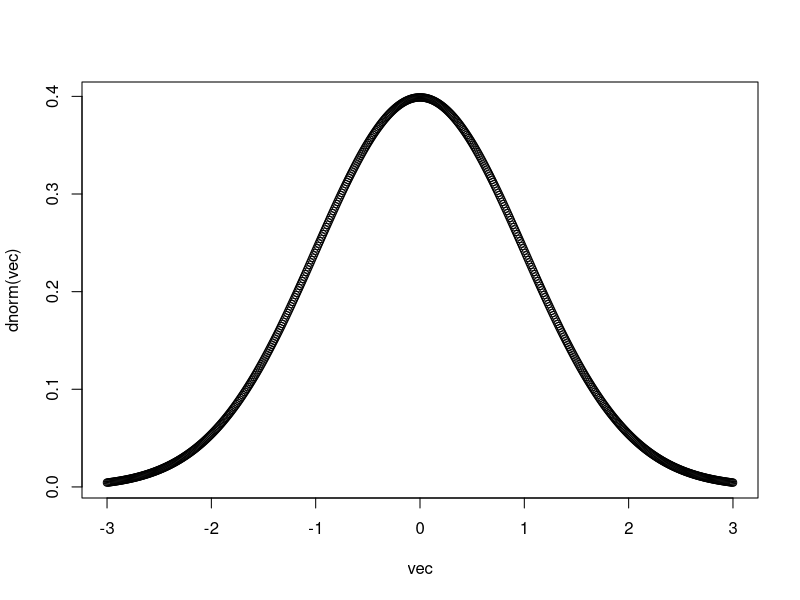
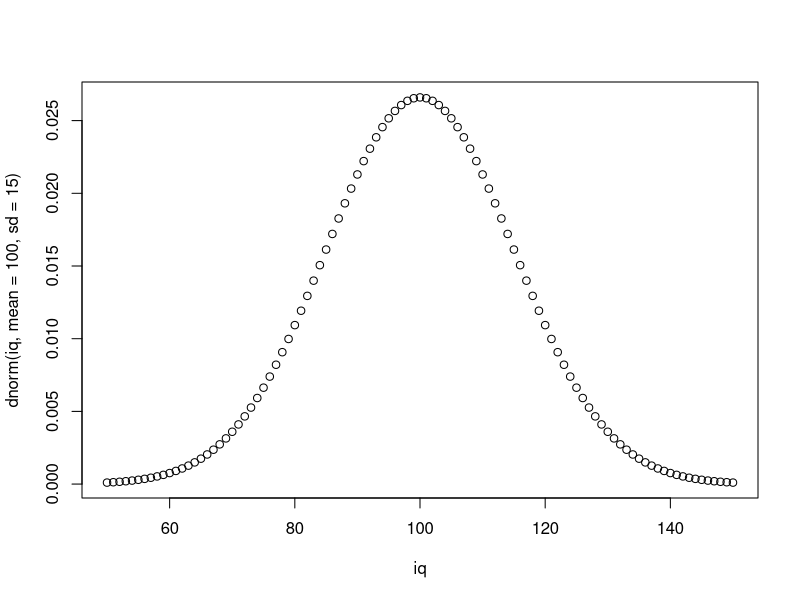
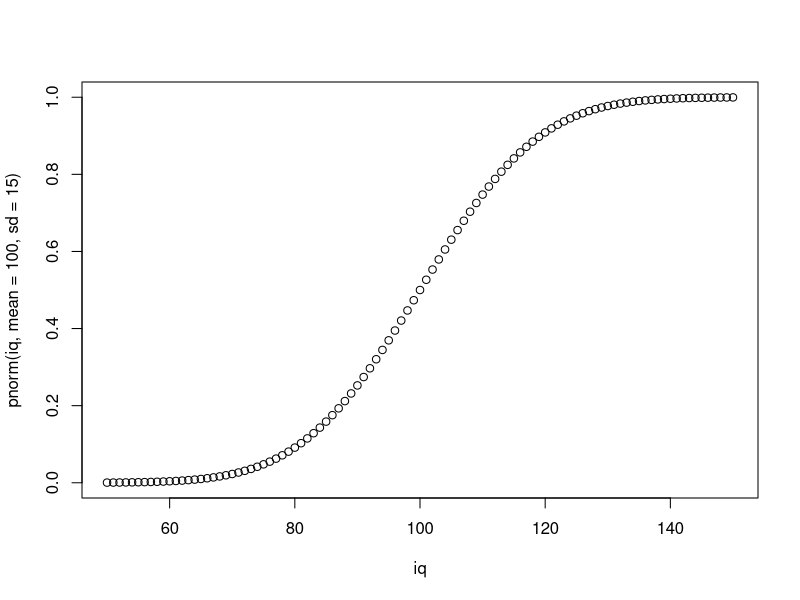
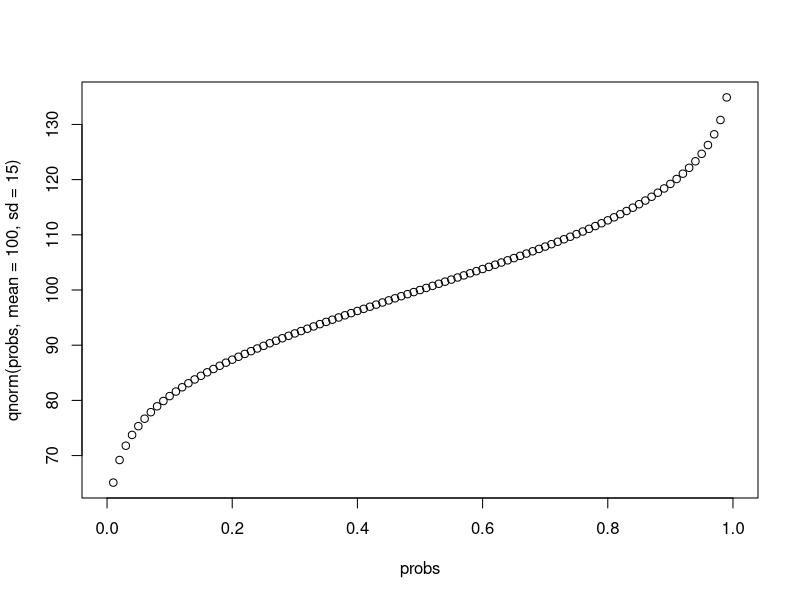
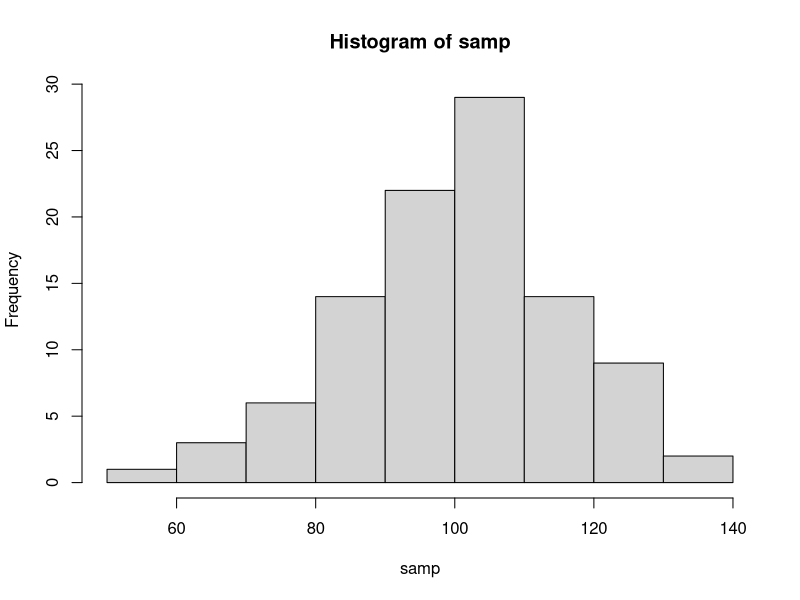
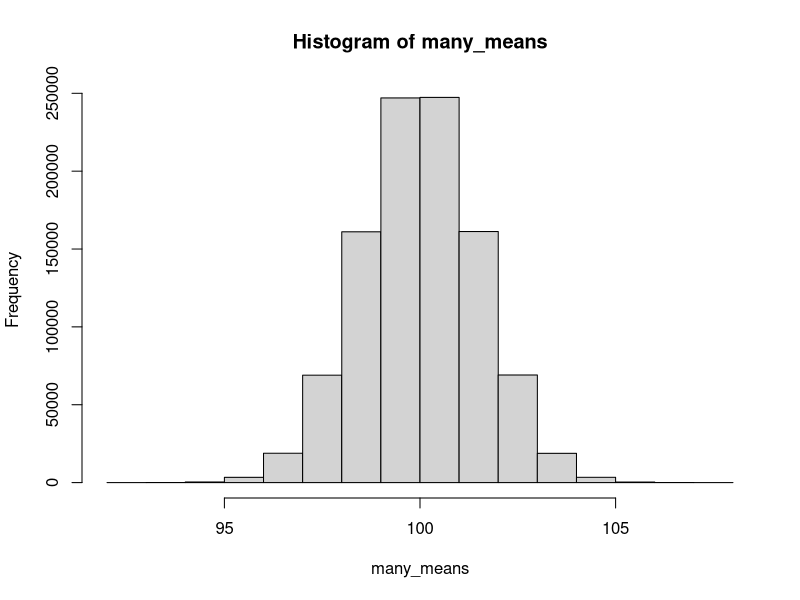
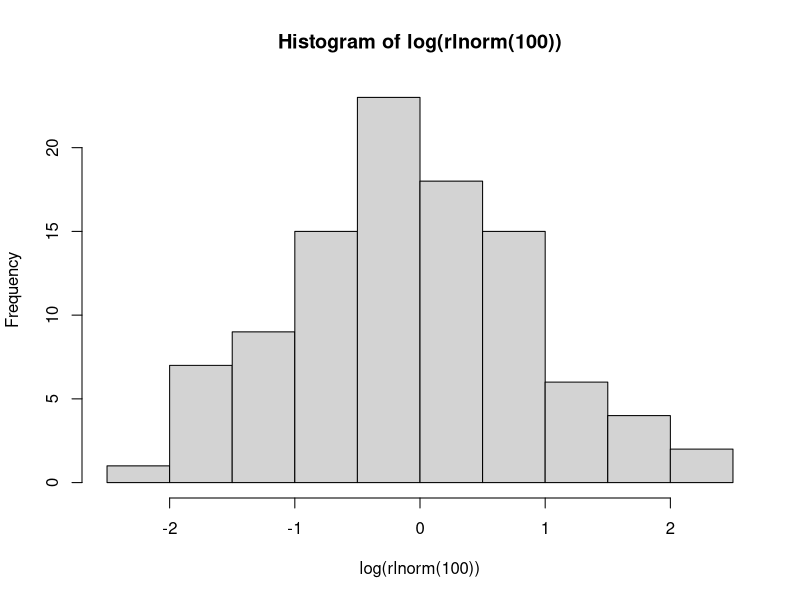
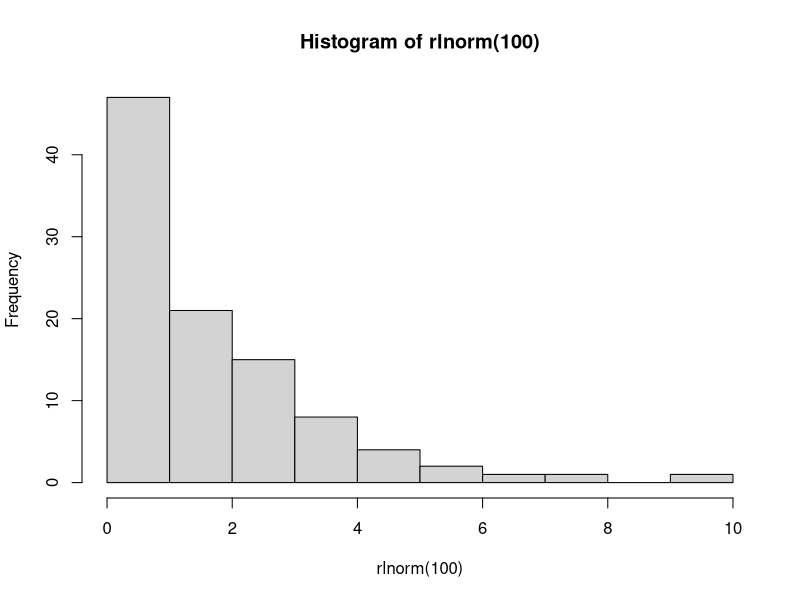

Reproduce these figures in R, in order.
dnorm(0)
dnorm(1)
dnorm(-1)
dnorm(3)
vec <- seq(-3, 3, .01)
vec
plot(vec, dnorm(vec))

iq <- 50:150
plot(iq, dnorm(iq, mean = 100, sd = 15))

pnorm(0)
pnorm(100, mean = 100, sd = 15)
1 - pnorm(150, mean = 100, sd = 15)
options(scipen = 999)
pnorm(0, mean = 100, sd = 15) * 10000000000
plot(iq, pnorm(iq, mean = 100, sd = 15))

probs <- seq(0, 1, by = .01)
plot(probs, qnorm(probs, mean = 100, sd = 15))

set.seed(42)
samp <- rnorm(100, mean = 100, sd = 15)
samp
mean(samp)

sqrt(sum((samp - mean(samp))^2)/(length(samp) - 1))
sd(samp)
hist(samp)

many_means <- replicate(1000000, mean(rnorm(100, mean = 100, sd = 15)))
hist(many_means)
mean(many_means)
many_means
sd(many_means)
15 / sqrt(100)
sd(samp)/sqrt(length(samp)) * 1.96

hist(log(rlnorm(100)))
hist(rlnorm(100))
many_l_means <- replicate(100000, mean(rlnorm(1000)))
hist(many_l_means)
mean(samp) + qnorm(0.975) * sd(samp)/sqrt(length(samp))
mean(samp) - qnorm(0.975) * sd(samp)/sqrt(length(samp))

mu_0 <- 100
z_emp <- (mean(samp) - mu_0)/(15/sqrt(length(samp)))
(1 - pnorm(z_emp)) * 2

  